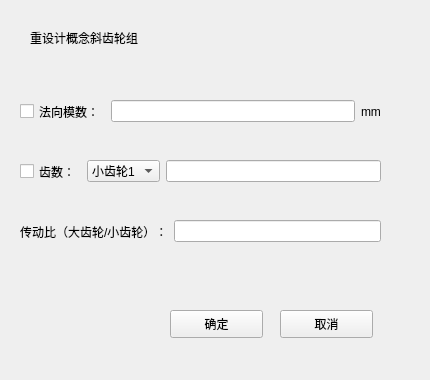
<?xml version="1.0" encoding="UTF-8"?>
<ui version="4.0">
 <class>ReDesign</class>
 <widget class="QWidget" name="ReDesign">
  <property name="geometry">
   <rect>
    <x>0</x>
    <y>0</y>
    <width>430</width>
    <height>380</height>
   </rect>
  </property>
  <property name="windowTitle">
   <string>Form</string>
  </property>
  <widget class="QLabel" name="label">
   <property name="geometry">
    <rect>
     <x>30</x>
     <y>30</y>
     <width>161</width>
     <height>16</height>
    </rect>
   </property>
   <property name="text">
    <string>重设计概念斜齿轮组</string>
   </property>
  </widget>
  <widget class="QPushButton" name="confirmButton">
   <property name="geometry">
    <rect>
     <x>170</x>
     <y>310</y>
     <width>93</width>
     <height>28</height>
    </rect>
   </property>
   <property name="text">
    <string>确定</string>
   </property>
  </widget>
  <widget class="QPushButton" name="cancelButton">
   <property name="geometry">
    <rect>
     <x>280</x>
     <y>310</y>
     <width>93</width>
     <height>28</height>
    </rect>
   </property>
   <property name="text">
    <string>取消</string>
   </property>
  </widget>
  <widget class="QWidget" name="">
   <property name="geometry">
    <rect>
     <x>20</x>
     <y>100</y>
     <width>361</width>
     <height>23</height>
    </rect>
   </property>
   <layout class="QHBoxLayout" name="horizontalLayout">
    <item>
     <widget class="QCheckBox" name="checkBox">
      <property name="text">
       <string>法向模数：</string>
      </property>
     </widget>
    </item>
    <item>
     <widget class="QLineEdit" name="lineEdit"/>
    </item>
    <item>
     <widget class="QLabel" name="label_3">
      <property name="text">
       <string>mm</string>
      </property>
     </widget>
    </item>
   </layout>
  </widget>
  <widget class="QWidget" name="">
   <property name="geometry">
    <rect>
     <x>20</x>
     <y>160</y>
     <width>361</width>
     <height>23</height>
    </rect>
   </property>
   <layout class="QHBoxLayout" name="horizontalLayout_2">
    <item>
     <widget class="QCheckBox" name="checkBox_2">
      <property name="text">
       <string>齿数：</string>
      </property>
     </widget>
    </item>
    <item>
     <widget class="QComboBox" name="comboBox">
      <item>
       <property name="text">
        <string>小齿轮1</string>
       </property>
      </item>
      <item>
       <property name="text">
        <string>大齿轮1</string>
       </property>
      </item>
     </widget>
    </item>
    <item>
     <widget class="QLineEdit" name="lineEdit_2"/>
    </item>
   </layout>
  </widget>
  <widget class="QWidget" name="">
   <property name="geometry">
    <rect>
     <x>20</x>
     <y>220</y>
     <width>361</width>
     <height>23</height>
    </rect>
   </property>
   <layout class="QHBoxLayout" name="horizontalLayout_3">
    <item>
     <widget class="QLabel" name="label_2">
      <property name="text">
       <string>传动比（大齿轮/小齿轮）：</string>
      </property>
     </widget>
    </item>
    <item>
     <widget class="QLineEdit" name="lineEdit_3"/>
    </item>
   </layout>
  </widget>
 </widget>
 <resources/>
 <connections/>
</ui>
